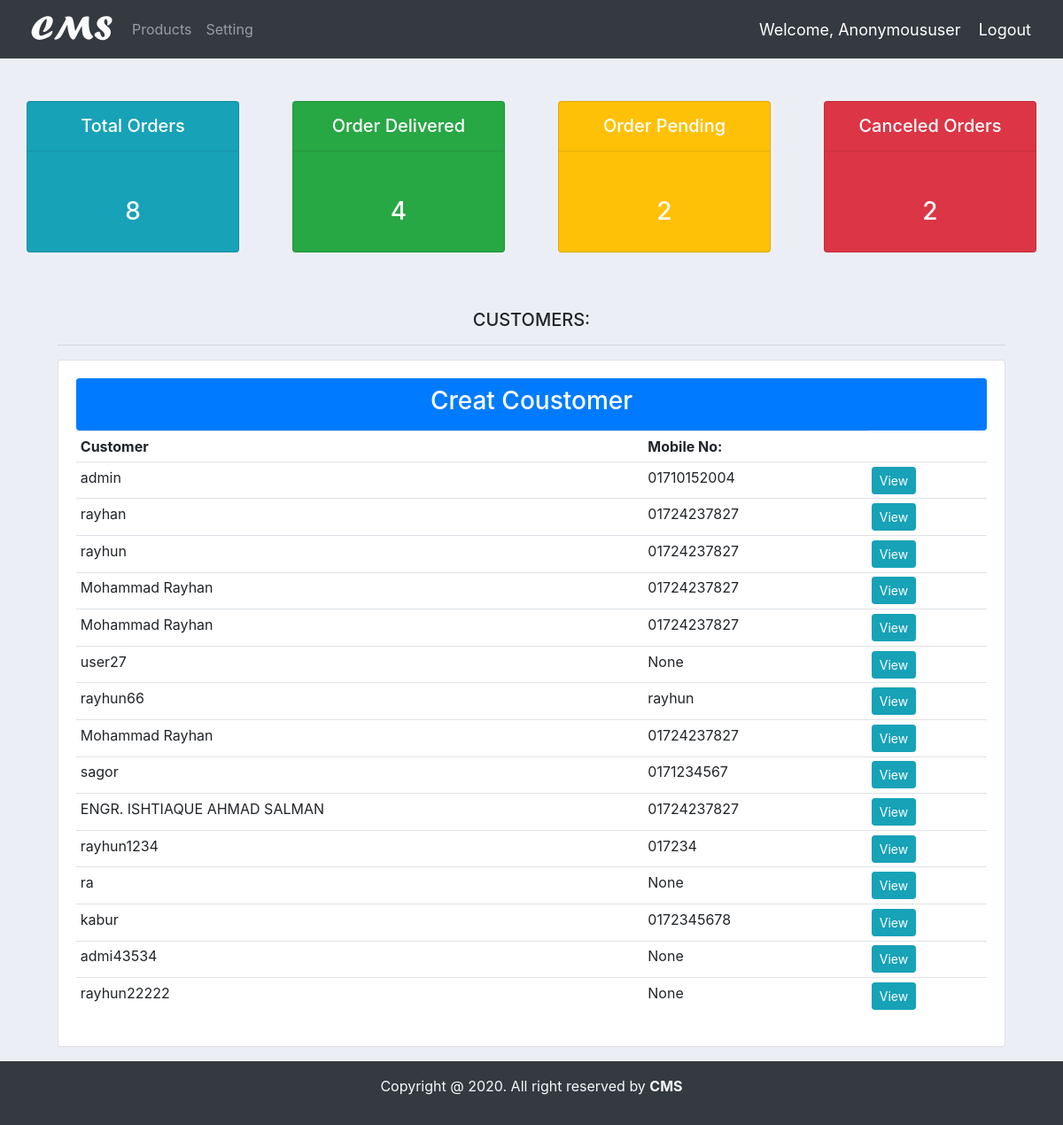
Before: /all/customer with the older database file.
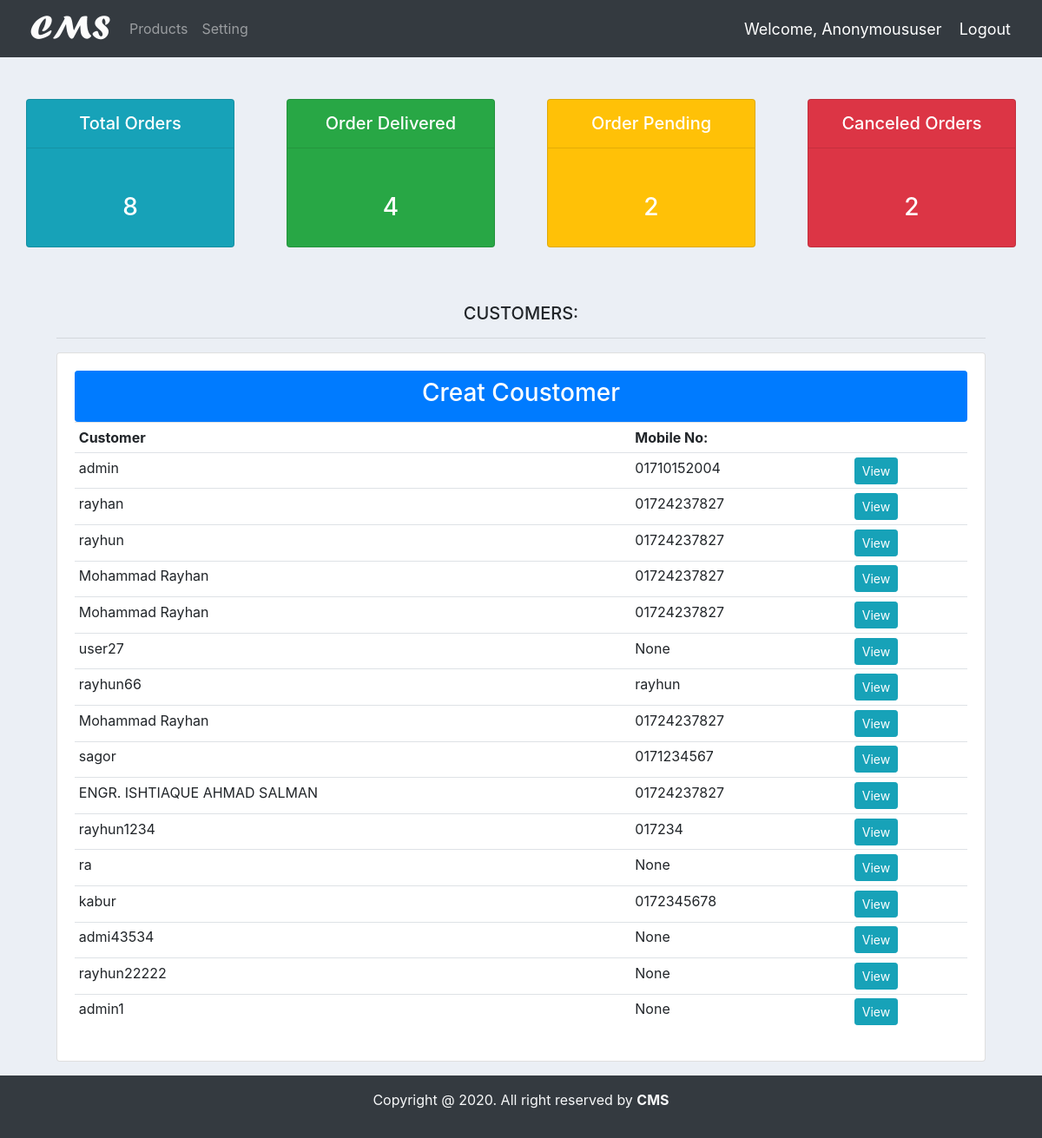
After: the same page with the newer database file.
### accounts/models.py (models this page shows, shortened)
class Customer(models.Model):
    user = models.OneToOneField(User, null=True, blank=True, on_delete=models.CASCADE)
    name = models.CharField(max_length=200, null=True)
    phone = models.CharField(max_length=200, null=True)
    email = models.CharField(max_length=200, null=True)
    profile_pic = models.ImageField(default="demo.jpg", null=True, blank=True)
    date_created = models.DateTimeField(auto_now_add=True, null=True)

### accounts/views.py (the view)
# urls.py: path('all/customer', views.all_customer, name = "customer_list_all"),
def all_customer(request):
    orders = Order.objects.all()
    customers = Customer.objects.all()
    total_orders = orders.count()
    order_delivered = orders.filter(statur='Delivered').count()
    order_pending = orders.filter(statur='Pending').count()
    order_cancels = orders.filter(statur='Canceled Order').count()
    context = {
        'total_orders':total_orders,
        'order_delivered':order_delivered,
        'order_pending':order_pending,
        'order_cancels':order_cancels,
        'customers':customers
    }
    return render(request, 'accounts/customer_list.html',context)

### accounts/templates/accounts/customer_list.html
{% extends 'accounts/main.html' %}
{% block content %}
<div class="container-fluid">
    {% include 'accounts/status.html' %}
    <div class="row">
        <div class="col-md-11 m-auto">
            <h5 class="text-center">CUSTOMERS:</h5>
            <hr>
            <div class="card card-body">
                <a class="btn btn-primary btn-sm btn-block py-2" href="{% url 'create_customer' %}">
                    <h3>Creat Coustomer</h3></a>
                <table class="table table-sm">
                    <tr>
                        <th>Customer</th>
                        <th>Mobile No:</th>
                    </tr>
                    {% for customer in customers %}
                    <tr>
                        <td>{{ customer.name }}</td>
                        <td>{{ customer.phone }}</td>
                        <td><a class="btn btn-sm btn-info" href="{% url 'customer' customer.pk %}">View</a></td>
                    </tr>
                    {% endfor %}
                </table>
            </div>
        </div>
    </div>
</div>
{% endblock %}

Changed rows visible on the page:
added Customer: name "admin1", phone "None"
